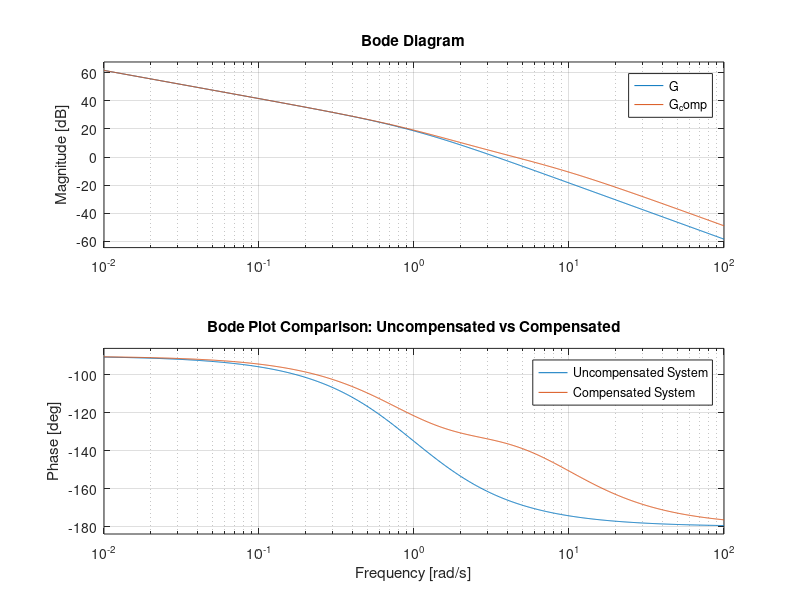

This chart was generated by the following MATLAB code:
clc;
clear;
close all;
% Given system
K = 12;
s = tf('s');
G = (K)/(s*(s+1));
% Lead compensator parameters
alpha = 0.334;
T = 0.376;
% Compensator transfer function
Gc = (1 + T*s)/(1 + alpha*T*s);
% Compensated open-loop system
G_comp = Gc*G;
% Display results
disp('Uncompensated Transfer Function G(s):');
G
fprintf('lead factor alpha = %.4f\n',alpha);
fprintf('Time constant T = %.4f seconds\n', T);
disp('Lag Compensator Transfer Function Gc(s):');
Gc
% Compare Bode plots in one figure
figure;
bode(G, G_comp);
grid on;
legend('Uncompensated System', 'Compensated System');
title('Bode Plot Comparison: Uncompensated vs Compensated');
% Display phase margins
[~, PM1] = margin(G);
[~, PM2] = margin(G_comp);
fprintf('Uncompensated Phase Margin = %.2f degrees\n', PM1);
fprintf('Compensated Phase Margin = %.2f degrees\n', PM2);
